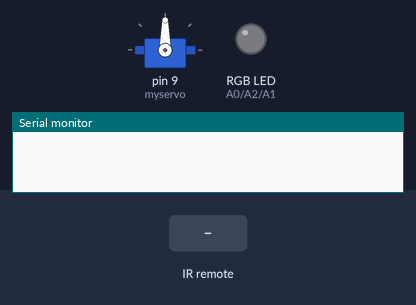
Bench run of a sketch on a simulated Arduino Uno, built with avr-gcc and run on an emulated ATmega328P. Shown: servo, an RGB LED mixed from three pins (HIGH = lit), the last lines printed to the serial monitor. The test bench sets the inputs (shaded band).

Above: at 1.3 s.
1.4 s: infrared code 0xFF22DD received
At 2.5 s:
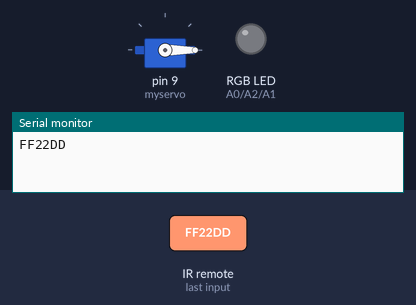
3.4 s: infrared code 0xFF629D received
At 4.8 s:
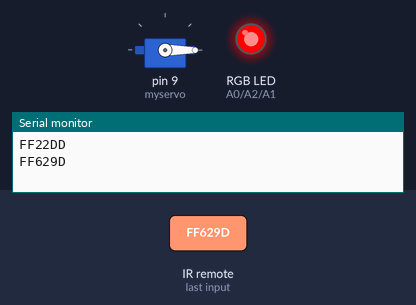
5.1 s: infrared code 0xFF22DD received
At 5.2 s:
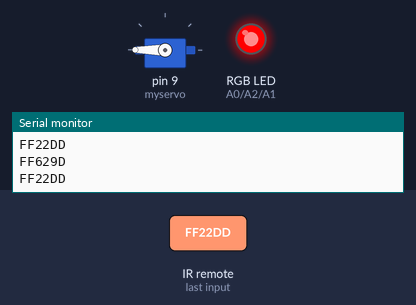
Timing chart, 0 to 8.1 s (numbered marks = the images above; inputs shaded):
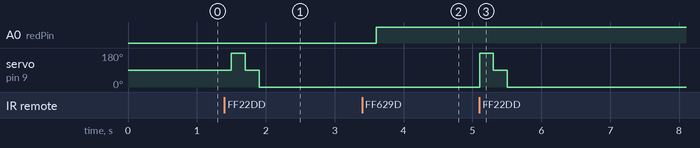

Measured:
- after the input at 1.4 s, servo on pin 9 (myservo): 90° → 180° after 0.10 s, → 90° 0.20 s later, → 0° 0.20 s later
- after the input at 3.4 s, A0 (redPin): LOW → HIGH after 0.20 s
- after the input at 5.1 s, servo on pin 9 (myservo): 0° → 180° at once, → 90° 0.20 s later, → 0° 0.20 s later

The sketch:

Lab1Challenge3.ino
```cpp
#include <Servo.h>
#include <IRremote.h>

#define POWER_KEY 0xFF629D
#define A_KEY 0xFF22DD

int RECV_PIN = 11;
IRrecv irrecv(RECV_PIN);
IRsend irsend;
decode_results results;

Servo myservo;    //creates a Servo object

int redPin = A0;
int bluePin = A1;
int greenPin = A2;

void setup() {
  // put your setup code here, to run once:
  Serial.begin(9600);
  irrecv.enableIRIn(); // Start the receiver
  myservo.attach(9);    //attach pin 9 to servo object
  pinMode(redPin, OUTPUT);
  pinMode(greenPin, OUTPUT);
  pinMode(bluePin, OUTPUT);
}

void loop() {
  // put your main code here, to run repeatedly:
  if (irrecv.decode(&results))
  {
    Serial.println(results.value, HEX);   //print the code of the button
    irrecv.resume();
    if( results.value == POWER_KEY )
    {
      rgb(255,0,0);   //invoke rgb function (give it 255-red, 0-green, 0-blue)
    }else if( results.value == A_KEY )
    {
      rotateServo();
    }
  }
  delay(500);
} //end loop

void rgb( int red, int green, int blue )
{
  analogWrite(redPin, red);
  analogWrite(greenPin, green);
  analogWrite(bluePin, blue);
}

void rotateServo()
{
    myservo.write(180);
    delay(200);
    myservo.write(90);
    delay(200);
    myservo.write(0);
    delay(200);
}
```
